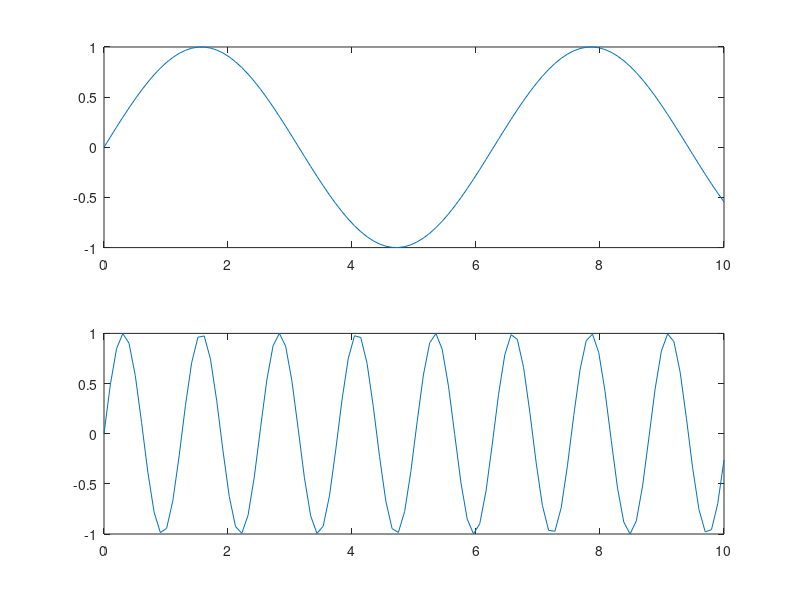

Write the MATLAB code that produced this figure.
% exemplo subplot
x = linspace(0,10);
y1 = sin(x);
y2 = sin(5*x);

figure
subplot(2,1,1);
plot(x,y1)

subplot(2,1,2);
plot(x,y2)

